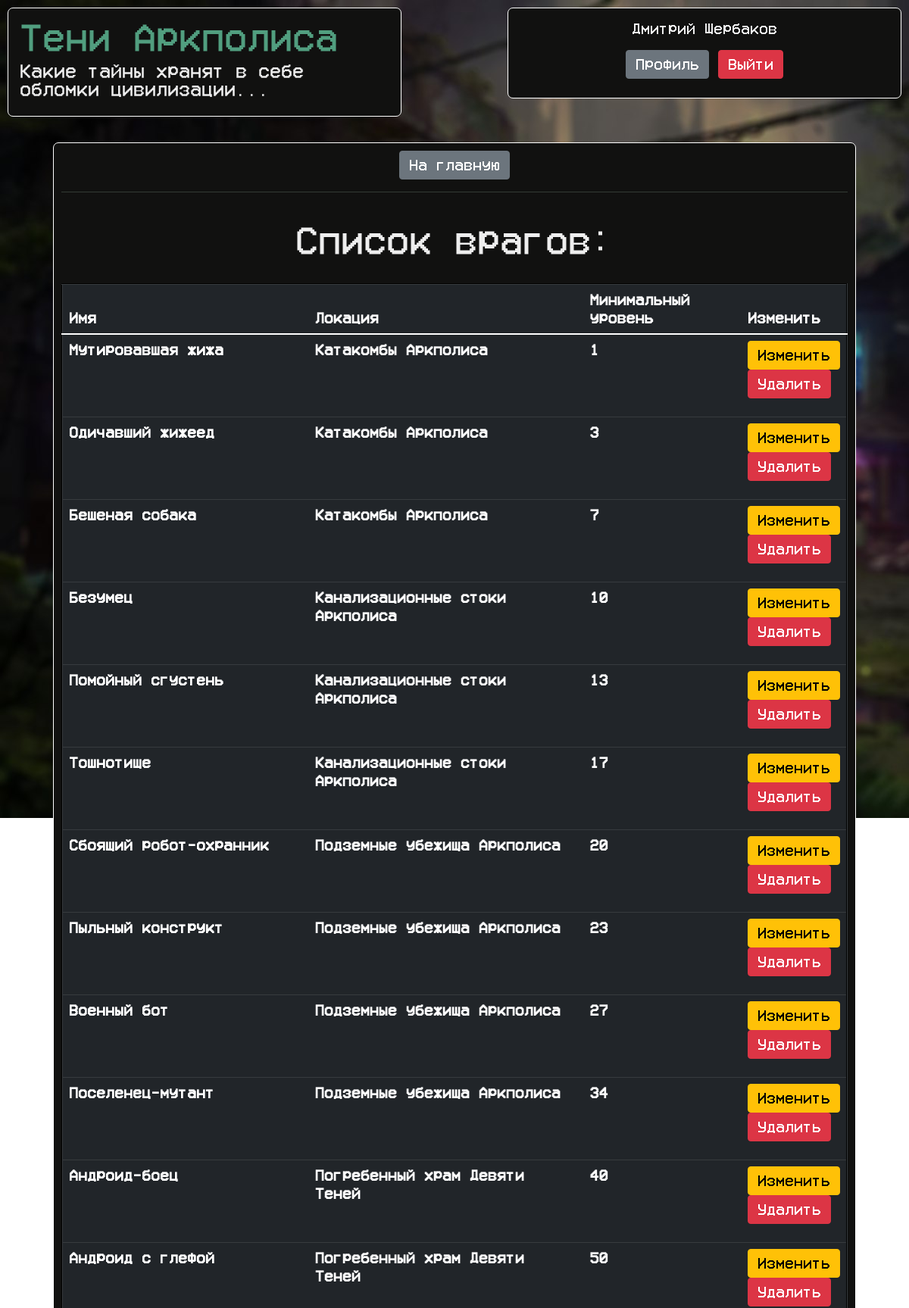
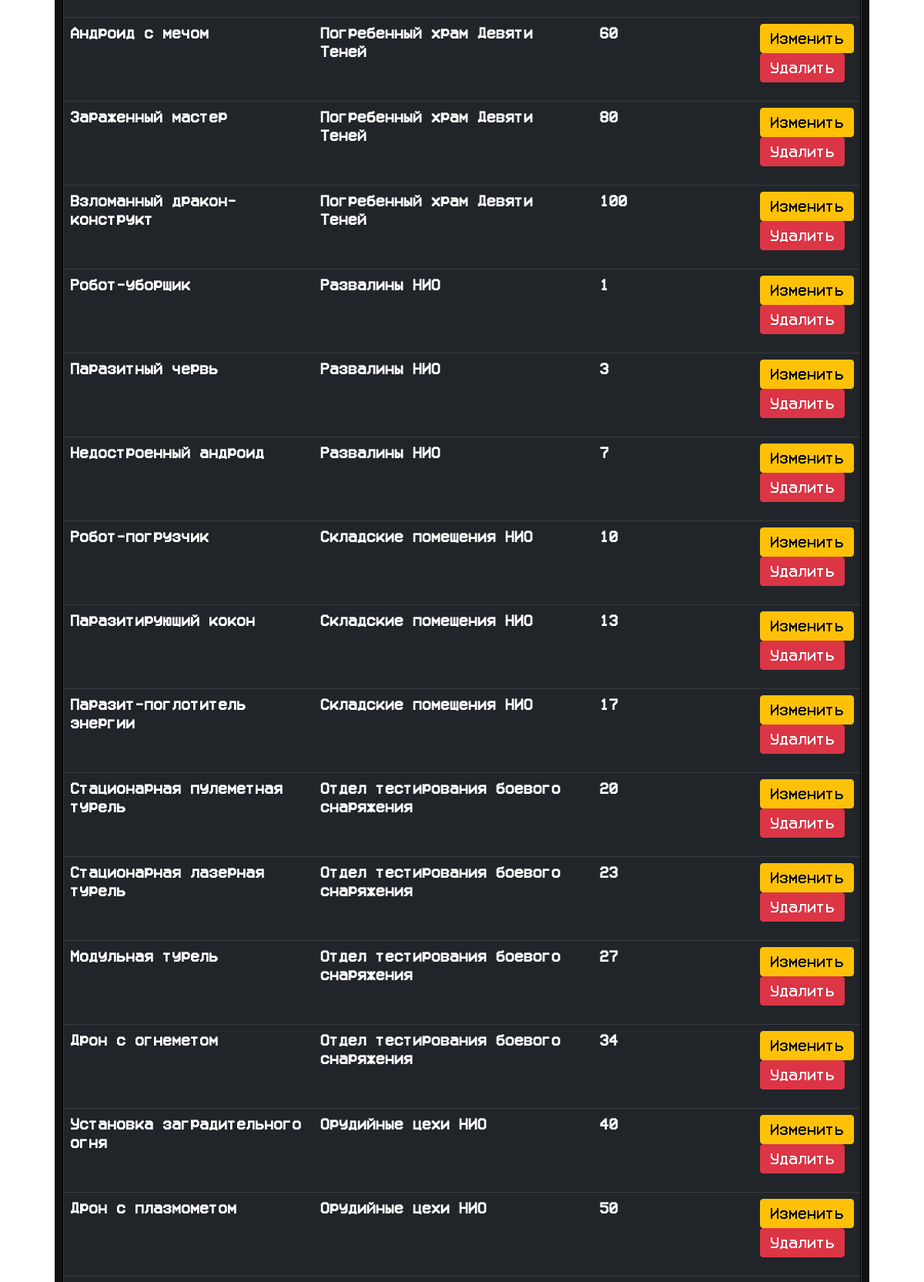
Page /enemy_table (signed in, upper part) on the committed database (2 pictures, top to bottom).
### data/models/player.py (models this page shows, shortened)
class Player(SqlAlchemyBase, UserMixin):
    __tablename__ = 'players'
    id = sqlalchemy.Column(sqlalchemy.Integer, nullable=False, primary_key=True, autoincrement=True)
    email = sqlalchemy.Column(sqlalchemy.String, nullable=False, unique=True)
    name = sqlalchemy.Column(sqlalchemy.String, nullable=False)
    surname = sqlalchemy.Column(sqlalchemy.String, nullable=False)
    password = sqlalchemy.Column(sqlalchemy.String)
    nickname = sqlalchemy.Column(sqlalchemy.String, nullable=False)
    inventory = sqlalchemy.Column(sqlalchemy.String, nullable=True)
    equipped = sqlalchemy.Column(sqlalchemy.String, nullable=True)
    money = sqlalchemy.Column(sqlalchemy.Integer, nullable=False)
    location = sqlalchemy.Column(sqlalchemy.String, nullable=False)
    player_class = sqlalchemy.Column(sqlalchemy.Integer, sqlalchemy.ForeignKey('player_classes.id'), nullable=False)
    hp = sqlalchemy.Column(sqlalchemy.String, nullable=False)
    level = sqlalchemy.Column(sqlalchemy.String, nullable=False)

### data/models/enemy.py (models this page shows)
class Enemy(SqlAlchemyBase):
    __tablename__ = 'enemies'
    id = sqlalchemy.Column(sqlalchemy.Integer, nullable=False, primary_key=True, autoincrement=True)
    name = sqlalchemy.Column(sqlalchemy.String, nullable=False)
    location = sqlalchemy.Column(sqlalchemy.Integer, sqlalchemy.ForeignKey('locations.id'), nullable=False)
    min_level = sqlalchemy.Column(sqlalchemy.Integer, nullable=False)
    located = orm.relation('Location')

### data/models/location.py (models this page shows)
class Location(SqlAlchemyBase):
    __tablename__ = 'locations'
    id = sqlalchemy.Column(sqlalchemy.Integer, nullable=False, primary_key=True, autoincrement=True)
    name = sqlalchemy.Column(sqlalchemy.String, nullable=False)
    description = sqlalchemy.Column(sqlalchemy.String, nullable=False)
    level = sqlalchemy.Column(sqlalchemy.Integer, nullable=False)
    fav_class = sqlalchemy.Column(sqlalchemy.Integer, nullable=False)
    enemies = orm.relation('Enemy', back_populates='located')

### main.py (the view)
@app.route('/enemy_table', methods=['GET', 'POST'])  # Таблица, показывающая всех врагов в игре
@login_required
def enemy_table():
    db_sess = db_session.create_session()
    if current_user not in db_sess.query(Player).filter(Player.id.in_([1, 2, 3])):
        return redirect('/message/low_access')
    i = db_sess.query(Enemy)
    enemies = []
    for antagonist in i:  # Составляем список списков со всей нужной информацией по каждому врагу
        mini = [antagonist.id, antagonist.name, antagonist.located.name, antagonist.min_level]
        enemies.append(mini)
    return render_template('enemy_page.html', heading='Просмотр врагов', enemies=enemies)

### data/db_session.py (called while the page is built)
def create_session() -> Session:
    global __factory
    return __factory()

### main.py (called while the page is built)
@login_manager.user_loader
def load_user(player_id):
    db_sess = db_session.create_session()
    return db_sess.query(Player).get(player_id)

### templates/enemy_page.html
{% extends "basic_template.html" %}
{% block content %}
<br><br>
<div align="center" class="centred_div table_div">
    <a class="btn btn-secondary" href="/" role="button">На главную</a>
    <br><hr><br>
    <h1 align="center">Список врагов:</h1><br>
    <table class="table table-dark" border="2">
        <thead>
        <tr>
            <th scope="col">Имя</th>
            <th scope="col">Локация</th>
            <th scope="col">Минимальный уровень</th>
            <th scope="col">Изменить</th>
        </tr>
        </thead>
        <tbody>
        {% for enemy in enemies %}
        <tr>
            <th scope="row">{{ enemy[1] }}</th>
            <th>{{ enemy[2] }}</th>
            <th align="center">{{ enemy[3] }}</th>
            <th>
                <p>
                    <a href="/edit_enemy/{{ enemy[0] }}" class="btn btn-warning">Изменить</a>
                    <br>
                    <a href="/delete_enemy/{{ enemy[0] }}" class="btn btn-danger">Удалить</a>
                </p>
            </th>
        </tr>
        {% endfor %}
        </tbody>
    </table>
    <a href="/new_enemy" class="btn btn-success">Добавить</a><br><br>
</div>
{% endblock %}

### templates/basic_template.html (shortened to what this page needs)
<!DOCTYPE html>
<html lang="en">
<head>
    <link href="https://cdn.jsdelivr.net/npm/bootstrap@5.1.3/dist/css/bootstrap.min.css" rel="stylesheet"
>
    <link rel="stylesheet" type="text/css" href="../static/css/main_style.css" />
</head>
<body>
    <header>
        <div class="header_div">
            <h1 class="heading_text">Тени Аркполиса</h1>
            <h5>Какие тайны хранят в себе обломки цивилизации...</h5>
        </div>
        <div class="user_div" align="center">
            {% if current_user.is_authenticated %}
                <p>{{ current_user.name }} {{ current_user.surname }}</p>
                <a class="btn btn-secondary" href="/profile">Профиль</a>
                <a class="btn btn-danger" href="/logout">Выйти</a>
            {% else %}
                <br>
                <a class="btn btn-success" href="/register">Зарегистрироваться</a>
                <a class="btn btn-primary" href="/login">Войти</a>
            {% endif %}
        </div>
    </header>
    <main role="main" class="container">
        {% block content %}{% endblock %}
    </main>
</body>
</html>

### static/css/main_style.css (style rules this page uses)
body { background-image: url(../img/background.jpg); background-repeat: no-repeat; background-attachment: fixed; font-family: 'CustomFont'; color: #eeeeee; }
div { background-color: #111110; min-width: 520px; width: 65%; border-radius: 7px; border: 1px solid #ffffff; padding: 10px; }
hr { border: none; color: #99b7a0; background-color: #99b7a0; height: 1px; }
h1 { font-size: 40px; }
.table_div { width: 95%; }
.centred_div { margin-left: auto; margin-right: auto; }
.heading_text { color: #519e7f; }
.header_div { width: 33%; min-height: 120px; padding: 15px; float: left; margin-left: 10px; }
.user_div { display: block; margin-left: auto; width: 25%; min-height: 120px; padding: 15px; margin-top: 10px; margin-right: 10px; margin-bottom: 10px; }

### rows in the picture
Player: name "Дмитрий", surname "Щербаков"
Enemy: name "Мутировавшая жижа"
Location: name "Катакомбы Аркполиса" "Катакомбы Аркполиса" "Катакомбы Аркполиса"
Enemy: name "Одичавший жижеед"
Enemy: name "Бешеная собака"
Enemy: name "Безумец"
Location: name "Канализационные стоки Аркполиса" "Канализационные стоки Аркполиса" "Канализационные стоки Аркполиса"
Enemy: name "Помойный сгустень"
Enemy: name "Тошнотище"
Enemy: name "Сбоящий робот-охранник"
Location: name "Подземные убежища Аркполиса" "Подземные убежища Аркполиса" "Подземные убежища Аркполиса" "Подземные убежища Аркполиса"
Enemy: name "Пыльный конструкт"
Enemy: name "Военный бот"
Enemy: name "Поселенец-мутант"
Enemy: name "Андроид-боец"
Location: name "Погребенный храм Девяти Теней" "Погребенный храм Девяти Теней" "Погребенный храм Девяти Теней" "Погребенный храм Девяти Теней" "Погребенный храм Девяти Теней"
Enemy: name "Андроид с глефой"
Enemy: name "Андроид с мечом"
Enemy: name "Зараженный мастер"
Enemy: name "Взломанный дракон-конструкт"
Enemy: name "Робот-уборщик"
Location: name "Развалины НИО" "Развалины НИО" "Развалины НИО"
Enemy: name "Паразитный червь"
Enemy: name "Недостроенный андроид"
Enemy: name "Робот-погрузчик"
Location: name "Складские помещения НИО" "Складские помещения НИО" "Складские помещения НИО"
Enemy: name "Паразитирующий кокон"
Enemy: name "Паразит-поглотитель энергии"
Enemy: name "Стационарная пулеметная турель"
Location: name "Отдел тестирования боевого снаряжения" "Отдел тестирования боевого снаряжения" "Отдел тестирования боевого снаряжения" "Отдел тестирования боевого снаряжения"
Enemy: name "Стационарная лазерная турель"
Enemy: name "Модульная турель"
Enemy: name "Дрон с огнеметом"
Enemy: name "Установка заградительного огня"
Location: name "Орудийные цехи НИО" "Орудийные цехи НИО"
Enemy: name "Дрон с плазмометом"

### other values in the picture
{{ enemy[3] }} "1" "3" "7" "10" "13" "17" "20" "23" "27" "34" "40" "50" "60" "80" "100" "1" "3" "7" "10" "13" "17" "20" "23" "27" "34" "40" "50"
